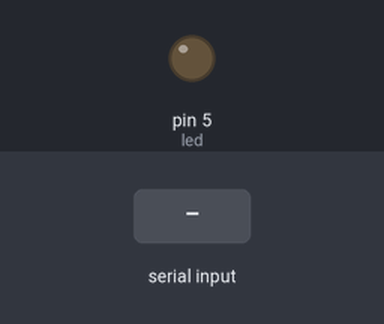
Bench run of a sketch on a simulated Arduino Uno, built with avr-gcc and run on an emulated ATmega328P. On the bench: output pins drawn as LEDs (lit = HIGH). The test bench sets the inputs (shaded band).

Above: at 1.2 s.
1.3 s: "1" received over Serial
At 2.1 s:
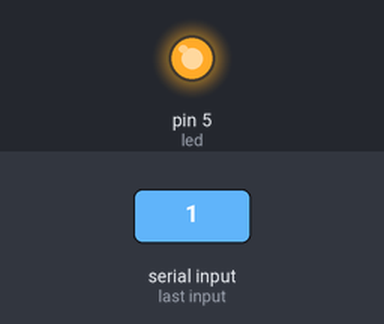
2.8 s: "0" received over Serial
At 3.2 s:
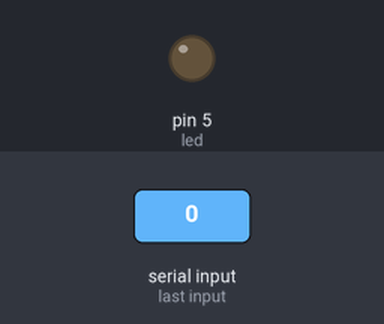
Timing chart, 0 to 5.8 s (numbered marks = the images above; inputs shaded):
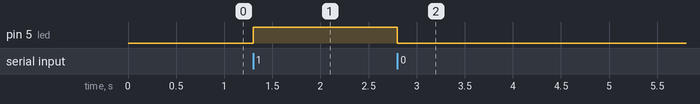

Measured:
- after the input at 1.3 s, pin 5 (led): LOW → HIGH at once
- after the input at 2.8 s, pin 5 (led): HIGH → LOW at once

The sketch:

Arduino_Code.ino
```cpp
int gelenveri1 = 0;
int led = 5;
void setup() {
  pinMode(led, OUTPUT);
  Serial.begin(9600);

}

void loop() {
  //digitalWrite(LEDpini, HIGH); // 13 numaralı pine bağlı LED'i yak
 //delay(1000);      // 1 saniye bekle( LED 1 saniye boyunca yanar)
 //digitalWrite(LEDpini, LOW);  // 13 numaralı pine bağlı LED'i söndür
 //delay(1000);      // 1 saniye bekle( LED 1 saniye boyunca yanar)
 if (Serial.available()>0)
 {
  gelenveri1 = Serial.read();
 }
 if (gelenveri1 == '1')
 {
  digitalWrite(led,HIGH);
  }
  else if (gelenveri1 == '0')
 {
  digitalWrite(led,LOW);
  }
 }
```
